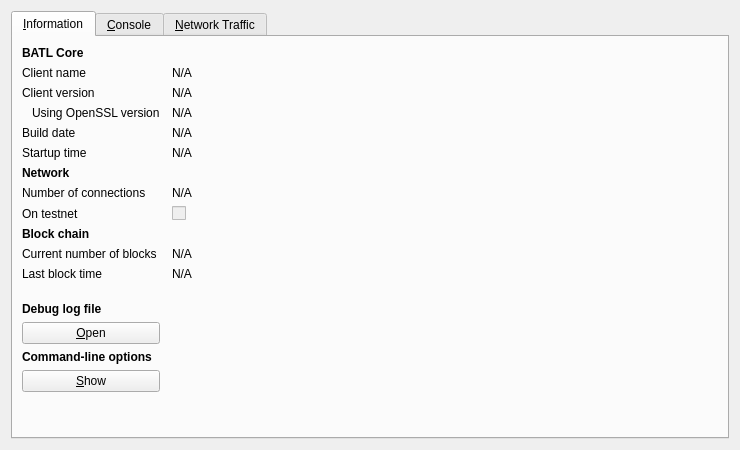
<?xml version="1.0" encoding="UTF-8"?>
<ui version="4.0">
 <class>RPCConsole</class>
 <widget class="QDialog" name="RPCConsole">
  <property name="geometry">
   <rect>
    <x>0</x>
    <y>0</y>
    <width>740</width>
    <height>450</height>
   </rect>
  </property>
  <property name="windowTitle">
   <string>BATL - Debug window</string>
  </property>
  <layout class="QVBoxLayout" name="verticalLayout_2">
   <item>
    <widget class="QTabWidget" name="tabWidget">
     <property name="currentIndex">
      <number>0</number>
     </property>
     <widget class="QWidget" name="tab_info">
      <attribute name="title">
       <string>&amp;Information</string>
      </attribute>
      <layout class="QGridLayout" name="gridLayout" columnstretch="0,1">
       <property name="horizontalSpacing">
        <number>12</number>
       </property>
       <item row="0" column="0">
        <widget class="QLabel" name="label_9">
         <property name="font">
          <font>
           <weight>75</weight>
           <bold>true</bold>
          </font>
         </property>
         <property name="text">
          <string>BATL Core</string>
         </property>
        </widget>
       </item>
       <item row="1" column="0">
        <widget class="QLabel" name="label_5">
         <property name="text">
          <string>Client name</string>
         </property>
        </widget>
       </item>
       <item row="1" column="1">
        <widget class="QLabel" name="clientName">
         <property name="cursor">
          <cursorShape>IBeamCursor</cursorShape>
         </property>
         <property name="text">
          <string>N/A</string>
         </property>
         <property name="textFormat">
          <enum>Qt::PlainText</enum>
         </property>
         <property name="textInteractionFlags">
          <set>Qt::LinksAccessibleByMouse|Qt::TextSelectableByKeyboard|Qt::TextSelectableByMouse</set>
         </property>
        </widget>
       </item>
       <item row="2" column="0">
        <widget class="QLabel" name="label_6">
         <property name="text">
          <string>Client version</string>
         </property>
        </widget>
       </item>
       <item row="2" column="1">
        <widget class="QLabel" name="clientVersion">
         <property name="cursor">
          <cursorShape>IBeamCursor</cursorShape>
         </property>
         <property name="text">
          <string>N/A</string>
         </property>
         <property name="textFormat">
          <enum>Qt::PlainText</enum>
         </property>
         <property name="textInteractionFlags">
          <set>Qt::LinksAccessibleByMouse|Qt::TextSelectableByKeyboard|Qt::TextSelectableByMouse</set>
         </property>
        </widget>
       </item>
       <item row="3" column="0">
        <widget class="QLabel" name="label_14">
         <property name="text">
          <string>Using OpenSSL version</string>
         </property>
         <property name="indent">
          <number>10</number>
         </property>
        </widget>
       </item>
       <item row="3" column="1">
        <widget class="QLabel" name="openSSLVersion">
         <property name="cursor">
          <cursorShape>IBeamCursor</cursorShape>
         </property>
         <property name="text">
          <string>N/A</string>
         </property>
         <property name="textFormat">
          <enum>Qt::PlainText</enum>
         </property>
         <property name="textInteractionFlags">
          <set>Qt::LinksAccessibleByMouse|Qt::TextSelectableByKeyboard|Qt::TextSelectableByMouse</set>
         </property>
        </widget>
       </item>
       <item row="4" column="0">
        <widget class="QLabel" name="label_12">
         <property name="text">
          <string>Build date</string>
         </property>
        </widget>
       </item>
       <item row="4" column="1">
        <widget class="QLabel" name="buildDate">
         <property name="cursor">
          <cursorShape>IBeamCursor</cursorShape>
         </property>
         <property name="text">
          <string>N/A</string>
         </property>
         <property name="textFormat">
          <enum>Qt::PlainText</enum>
         </property>
         <property name="textInteractionFlags">
          <set>Qt::LinksAccessibleByMouse|Qt::TextSelectableByKeyboard|Qt::TextSelectableByMouse</set>
         </property>
        </widget>
       </item>
       <item row="5" column="0">
        <widget class="QLabel" name="label_13">
         <property name="text">
          <string>Startup time</string>
         </property>
        </widget>
       </item>
       <item row="5" column="1">
        <widget class="QLabel" name="startupTime">
         <property name="cursor">
          <cursorShape>IBeamCursor</cursorShape>
         </property>
         <property name="text">
          <string>N/A</string>
         </property>
         <property name="textFormat">
          <enum>Qt::PlainText</enum>
         </property>
         <property name="textInteractionFlags">
          <set>Qt::LinksAccessibleByMouse|Qt::TextSelectableByKeyboard|Qt::TextSelectableByMouse</set>
         </property>
        </widget>
       </item>
       <item row="6" column="0">
        <widget class="QLabel" name="label_11">
         <property name="font">
          <font>
           <weight>75</weight>
           <bold>true</bold>
          </font>
         </property>
         <property name="text">
          <string>Network</string>
         </property>
        </widget>
       </item>
       <item row="7" column="0">
        <widget class="QLabel" name="label_7">
         <property name="text">
          <string>Number of connections</string>
         </property>
        </widget>
       </item>
       <item row="7" column="1">
        <widget class="QLabel" name="numberOfConnections">
         <property name="cursor">
          <cursorShape>IBeamCursor</cursorShape>
         </property>
         <property name="text">
          <string>N/A</string>
         </property>
         <property name="textFormat">
          <enum>Qt::PlainText</enum>
         </property>
         <property name="textInteractionFlags">
          <set>Qt::LinksAccessibleByMouse|Qt::TextSelectableByKeyboard|Qt::TextSelectableByMouse</set>
         </property>
        </widget>
       </item>
       <item row="8" column="0">
        <widget class="QLabel" name="label_8">
         <property name="text">
          <string>On testnet</string>
         </property>
        </widget>
       </item>
       <item row="8" column="1">
        <widget class="QCheckBox" name="isTestNet">
         <property name="enabled">
          <bool>false</bool>
         </property>
         <property name="text">
          <string/>
         </property>
        </widget>
       </item>
       <item row="9" column="0">
        <widget class="QLabel" name="label_10">
         <property name="font">
          <font>
           <weight>75</weight>
           <bold>true</bold>
          </font>
         </property>
         <property name="text">
          <string>Block chain</string>
         </property>
        </widget>
       </item>
       <item row="10" column="0">
        <widget class="QLabel" name="label_3">
         <property name="text">
          <string>Current number of blocks</string>
         </property>
        </widget>
       </item>
       <item row="10" column="1">
        <widget class="QLabel" name="numberOfBlocks">
         <property name="cursor">
          <cursorShape>IBeamCursor</cursorShape>
         </property>
         <property name="text">
          <string>N/A</string>
         </property>
         <property name="textFormat">
          <enum>Qt::PlainText</enum>
         </property>
         <property name="textInteractionFlags">
          <set>Qt::LinksAccessibleByMouse|Qt::TextSelectableByKeyboard|Qt::TextSelectableByMouse</set>
         </property>
        </widget>
       </item>
       <item row="11" column="0">
        <widget class="QLabel" name="label_2">
         <property name="text">
          <string>Last block time</string>
         </property>
        </widget>
       </item>
       <item row="11" column="1">
        <widget class="QLabel" name="lastBlockTime">
         <property name="cursor">
          <cursorShape>IBeamCursor</cursorShape>
         </property>
         <property name="text">
          <string>N/A</string>
         </property>
         <property name="textFormat">
          <enum>Qt::PlainText</enum>
         </property>
         <property name="textInteractionFlags">
          <set>Qt::LinksAccessibleByMouse|Qt::TextSelectableByKeyboard|Qt::TextSelectableByMouse</set>
         </property>
        </widget>
       </item>
       <item row="12" column="0">
        <spacer name="verticalSpacer_2">
         <property name="orientation">
          <enum>Qt::Vertical</enum>
         </property>
         <property name="sizeHint" stdset="0">
          <size>
           <width>20</width>
           <height>20</height>
          </size>
         </property>
        </spacer>
       </item>
       <item row="13" column="0">
        <widget class="QLabel" name="labelDebugLogfile">
         <property name="font">
          <font>
           <weight>75</weight>
           <bold>true</bold>
          </font>
         </property>
         <property name="text">
          <string>Debug log file</string>
         </property>
        </widget>
       </item>
       <item row="14" column="0">
        <widget class="QPushButton" name="openDebugLogfileButton">
         <property name="toolTip">
          <string>Open the BATL debug log file from the current data directory. This can take a few seconds for large log files.</string>
         </property>
         <property name="text">
          <string>&amp;Open</string>
         </property>
         <property name="autoDefault">
          <bool>false</bool>
         </property>
        </widget>
       </item>
       <item row="15" column="0">
        <widget class="QLabel" name="labelCLOptions">
         <property name="font">
          <font>
           <weight>75</weight>
           <bold>true</bold>
          </font>
         </property>
         <property name="text">
          <string>Command-line options</string>
         </property>
        </widget>
       </item>
       <item row="16" column="0">
        <widget class="QPushButton" name="showCLOptionsButton">
         <property name="toolTip">
          <string>Show the BATL-Qt help message to get a list with possible BATL command-line options.</string>
         </property>
         <property name="text">
          <string>&amp;Show</string>
         </property>
         <property name="autoDefault">
          <bool>false</bool>
         </property>
        </widget>
       </item>
       <item row="17" column="0">
        <spacer name="verticalSpacer">
         <property name="orientation">
          <enum>Qt::Vertical</enum>
         </property>
         <property name="sizeHint" stdset="0">
          <size>
           <width>20</width>
           <height>40</height>
          </size>
         </property>
        </spacer>
       </item>
      </layout>
     </widget>
     <widget class="QWidget" name="tab_console">
      <attribute name="title">
       <string>&amp;Console</string>
      </attribute>
      <layout class="QVBoxLayout" name="verticalLayout_3">
       <property name="spacing">
        <number>3</number>
       </property>
       <item>
        <widget class="QTextEdit" name="messagesWidget">
         <property name="minimumSize">
          <size>
           <width>0</width>
           <height>100</height>
          </size>
         </property>
         <property name="readOnly">
          <bool>true</bool>
         </property>
         <property name="tabKeyNavigation" stdset="0">
          <bool>false</bool>
         </property>
         <property name="columnCount" stdset="0">
          <number>2</number>
         </property>
        </widget>
       </item>
       <item>
        <layout class="QHBoxLayout" name="horizontalLayout">
         <property name="spacing">
          <number>3</number>
         </property>
         <item>
          <widget class="QLabel" name="label">
           <property name="text">
            <string notr="true">&gt;</string>
           </property>
          </widget>
         </item>
         <item>
          <widget class="QLineEdit" name="lineEdit"/>
         </item>
         <item>
          <widget class="QPushButton" name="clearButton">
           <property name="maximumSize">
            <size>
             <width>24</width>
             <height>24</height>
            </size>
           </property>
           <property name="toolTip">
            <string>Clear console</string>
           </property>
           <property name="text">
            <string/>
           </property>
           <property name="icon">
            <iconset resource="../bitcoin.qrc">
             <normaloff>:/icons/remove</normaloff>:/icons/remove</iconset>
           </property>
           <property name="shortcut">
            <string notr="true">Ctrl+L</string>
           </property>
           <property name="autoDefault">
            <bool>false</bool>
           </property>
          </widget>
         </item>
        </layout>
       </item>
      </layout>
     </widget>
     <widget class="QWidget" name="tab">
      <attribute name="title">
       <string>&amp;Network Traffic</string>
      </attribute>
      <layout class="QHBoxLayout" name="horizontalLayout_3">
       <item>
        <layout class="QVBoxLayout" name="verticalLayout_4">
         <item>
          <widget class="TrafficGraphWidget" name="trafficGraph" native="true">
           <property name="sizePolicy">
            <sizepolicy hsizetype="Expanding" vsizetype="Expanding">
             <horstretch>0</horstretch>
             <verstretch>0</verstretch>
            </sizepolicy>
           </property>
          </widget>
         </item>
         <item>
          <layout class="QHBoxLayout" name="horizontalLayout_2">
           <item>
            <widget class="QSlider" name="sldGraphRange">
             <property name="minimum">
              <number>1</number>
             </property>
             <property name="maximum">
              <number>288</number>
             </property>
             <property name="pageStep">
              <number>12</number>
             </property>
             <property name="value">
              <number>6</number>
             </property>
             <property name="orientation">
              <enum>Qt::Horizontal</enum>
             </property>
            </widget>
           </item>
           <item>
            <widget class="QLabel" name="lblGraphRange">
             <property name="minimumSize">
              <size>
               <width>100</width>
               <height>0</height>
              </size>
             </property>
             <property name="alignment">
              <set>Qt::AlignCenter</set>
             </property>
            </widget>
           </item>
           <item>
            <widget class="QPushButton" name="btnClearTrafficGraph">
             <property name="text">
              <string>&amp;Clear</string>
             </property>
            </widget>
           </item>
          </layout>
         </item>
        </layout>
       </item>
       <item>
        <layout class="QVBoxLayout" name="verticalLayout">
         <item>
          <widget class="QGroupBox" name="groupBox">
           <property name="title">
            <string>Totals</string>
           </property>
           <layout class="QVBoxLayout" name="verticalLayout_5">
            <item>
             <layout class="QHBoxLayout" name="horizontalLayout_4">
              <item>
               <widget class="Line" name="line">
                <property name="sizePolicy">
                 <sizepolicy hsizetype="Fixed" vsizetype="Fixed">
                  <horstretch>0</horstretch>
                  <verstretch>0</verstretch>
                 </sizepolicy>
                </property>
                <property name="minimumSize">
                 <size>
                  <width>10</width>
                  <height>0</height>
                 </size>
                </property>
                <property name="palette">
                 <palette>
                  <active>
                   <colorrole role="Light">
                    <brush brushstyle="SolidPattern">
                     <color alpha="255">
                      <red>0</red>
                      <green>255</green>
                      <blue>0</blue>
                     </color>
                    </brush>
                   </colorrole>
                  </active>
                  <inactive>
                   <colorrole role="Light">
                    <brush brushstyle="SolidPattern">
                     <color alpha="255">
                      <red>0</red>
                      <green>255</green>
                      <blue>0</blue>
                     </color>
                    </brush>
                   </colorrole>
                  </inactive>
                  <disabled>
                   <colorrole role="Light">
                    <brush brushstyle="SolidPattern">
                     <color alpha="255">
                      <red>0</red>
                      <green>255</green>
                      <blue>0</blue>
                     </color>
                    </brush>
                   </colorrole>
                  </disabled>
                 </palette>
                </property>
                <property name="orientation">
                 <enum>Qt::Horizontal</enum>
                </property>
               </widget>
              </item>
              <item>
               <widget class="QLabel" name="label_16">
                <property name="text">
                 <string>In:</string>
                </property>
               </widget>
              </item>
              <item>
               <widget class="QLabel" name="lblBytesIn">
                <property name="minimumSize">
                 <size>
                  <width>50</width>
                  <height>0</height>
                 </size>
                </property>
                <property name="alignment">
                 <set>Qt::AlignRight|Qt::AlignTrailing|Qt::AlignVCenter</set>
                </property>
               </widget>
              </item>
             </layout>
            </item>
            <item>
             <layout class="QHBoxLayout" name="horizontalLayout_5">
              <item>
               <widget class="Line" name="line_2">
                <property name="sizePolicy">
                 <sizepolicy hsizetype="Fixed" vsizetype="Fixed">
                  <horstretch>0</horstretch>
                  <verstretch>0</verstretch>
                 </sizepolicy>
                </property>
                <property name="minimumSize">
                 <size>
                  <width>10</width>
                  <height>0</height>
                 </size>
                </property>
                <property name="palette">
                 <palette>
                  <active>
                   <colorrole role="Light">
                    <brush brushstyle="SolidPattern">
                     <color alpha="255">
                      <red>255</red>
                      <green>0</green>
                      <blue>0</blue>
                     </color>
                    </brush>
                   </colorrole>
                  </active>
                  <inactive>
                   <colorrole role="Light">
                    <brush brushstyle="SolidPattern">
                     <color alpha="255">
                      <red>255</red>
                      <green>0</green>
                      <blue>0</blue>
                     </color>
                    </brush>
                   </colorrole>
                  </inactive>
                  <disabled>
                   <colorrole role="Light">
                    <brush brushstyle="SolidPattern">
                     <color alpha="255">
                      <red>255</red>
                      <green>0</green>
                      <blue>0</blue>
                     </color>
                    </brush>
                   </colorrole>
                  </disabled>
                 </palette>
                </property>
                <property name="orientation">
                 <enum>Qt::Horizontal</enum>
                </property>
               </widget>
              </item>
              <item>
               <widget class="QLabel" name="label_17">
                <property name="text">
                 <string>Out:</string>
                </property>
               </widget>
              </item>
              <item>
               <widget class="QLabel" name="lblBytesOut">
                <property name="minimumSize">
                 <size>
                  <width>50</width>
                  <height>0</height>
                 </size>
                </property>
                <property name="alignment">
                 <set>Qt::AlignRight|Qt::AlignTrailing|Qt::AlignVCenter</set>
                </property>
               </widget>
              </item>
             </layout>
            </item>
            <item>
             <spacer name="verticalSpacer_4">
              <property name="orientation">
               <enum>Qt::Vertical</enum>
              </property>
              <property name="sizeHint" stdset="0">
               <size>
                <width>20</width>
                <height>407</height>
               </size>
              </property>
             </spacer>
            </item>
           </layout>
          </widget>
         </item>
        </layout>
       </item>
      </layout>
     </widget>
    </widget>
   </item>
  </layout>
 </widget>
 <customwidgets>
  <customwidget>
   <class>TrafficGraphWidget</class>
   <extends>QWidget</extends>
   <header>trafficgraphwidget.h</header>
   <container>1</container>
   <slots>
    <slot>clear()</slot>
   </slots>
  </customwidget>
 </customwidgets>
 <resources>
  <include location="../bitcoin.qrc"/>
 </resources>
 <connections/>
</ui>
